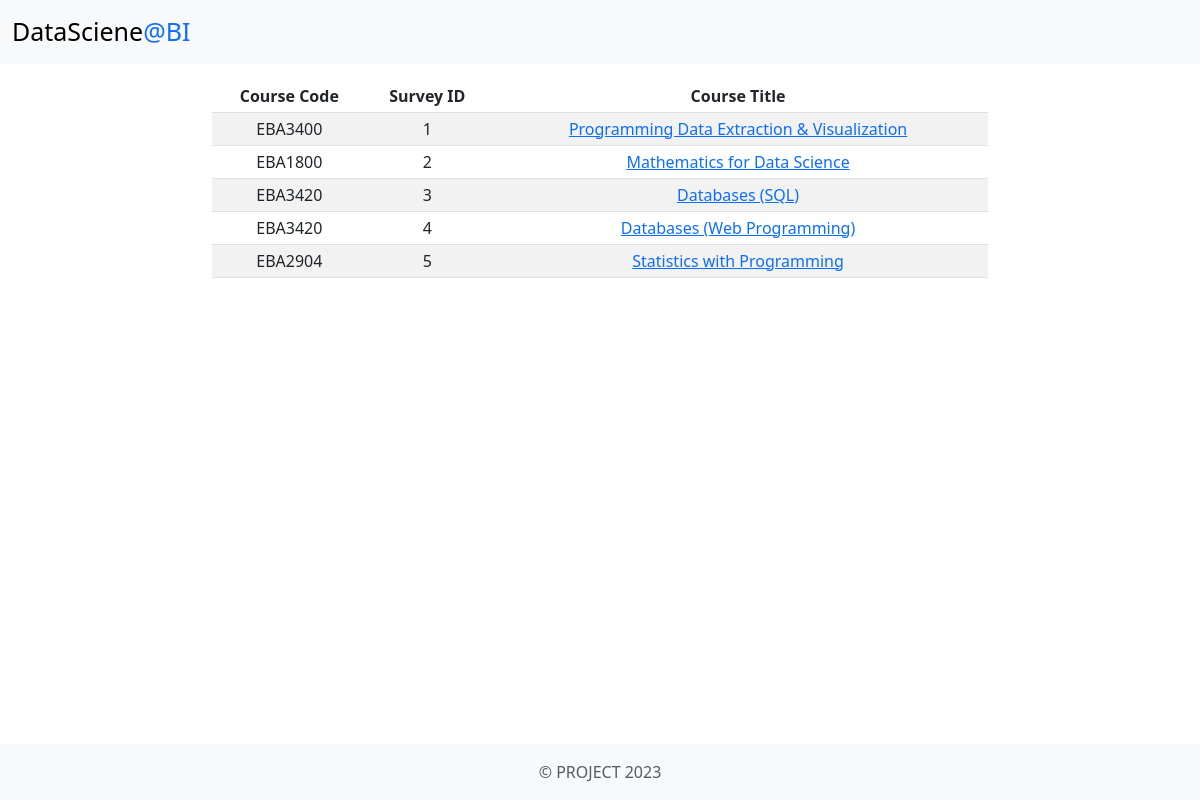
The app's page /results with its own data.
### tables this page shows
CREATE TABLE course
(
  course_id INTEGER NOT NULL,
  title VARCHAR(255) NOT NULL,
  course_code VARCHAR(255) NOT NULL,
  PRIMARY KEY (course_id),
  UNIQUE (title)
);

### app.py (the view)
@app.route("/results")
def results():
    cursor = get_db().cursor()
    cursor.execute("""
        select course_id as course_id, course_code as course_code, title as course_title
        from course
    """)
    return render_template("results.html", courses=cursor)

### app.py (called while the page is built)
def get_db():
    db = getattr(g, '_database', None)
    if db is None:
        db = g._database = sqlite3.connect(DATABASE, isolation_level=None)
        db.row_factory = sqlite3.Row
        db.execute("PRAGMA foreign_keys=ON")
    return db

@app.teardown_appcontext
def close_connection(exception):
    db = getattr(g, '_database', None)
    if db is not None:
        db.close()

### templates/results.html (shortened to what this page needs)
{% extends "layout.html" %}
{% block main %}
<table class="table table-striped table-sm ">
    <thead>
      <tr>
        <th class="text-center">Course Code</th>
        <th class="text-center">Survey ID</th>
        <th class="text-center">Course Title</th>
      </tr>
    </thead>
    <tbody>
        {% for course in courses %}
          <tr>
            <td class="text-center">{{ course.course_code }}</td>
            <td class="text-center">{{ course.course_id }}</td>
            <td class="text-center"><a href="{{ url_for('view_results', course_code = course.course_code, course_id = course.course_id)}}">{{ course.course_title }}</a></td>
          </tr>
        {% endfor %}
    </tbody>
</table>
{% endblock %}

### templates/layout.html (shortened to what this page needs)
<!DOCTYPE html>
<html lang="en" class="h-100">
<head>
  <link href="https://cdn.jsdelivr.net/npm/bootstrap@5.3.0-alpha3/dist/css/bootstrap.min.css" rel="stylesheet">
  <link rel="stylesheet" href="{{ url_for('static', filename='main.css') }}">
</head>
<body class="d-flex flex-column h-100">
  <nav class="navbar navbar-expand-lg bg-body-tertiary">
    <div class="container-fluid">
      <a class="navbar-brand" id="layout_home_text" href="{{ url_for('home')}}">DataSciene<span class="text-primary">@BI</span></a>
    </div>
  </nav>
  <div class="container-fluid my-3">
    <div class="row justify-content-center">
      <div class="col-lg-8 ">
  {% block main %}
  {% endblock %}
      </div>
    </div>
  </div>
<footer class="mt-auto py-3 bg-light">
  <div class="container-lg text-center text-muted">
    <span>&copy; PROJECT 2023</span>
  </div>
</footer>
</body>
</html>

### static/main.css (style rules this page uses)
#layout_home_text { font-size: 25px; }

### records on screen
course: course_code "EBA3400", course_id "1", course_title "Programming Data Extraction & Visualization"
course: course_code "EBA1800", course_id "2", course_title "Mathematics for Data Science"
course: course_code "EBA3420", course_id "3", course_title "Databases (SQL)"
course: course_code "EBA3420", course_id "4", course_title "Databases (Web Programming)"
course: course_code "EBA2904", course_id "5", course_title "Statistics with Programming"
